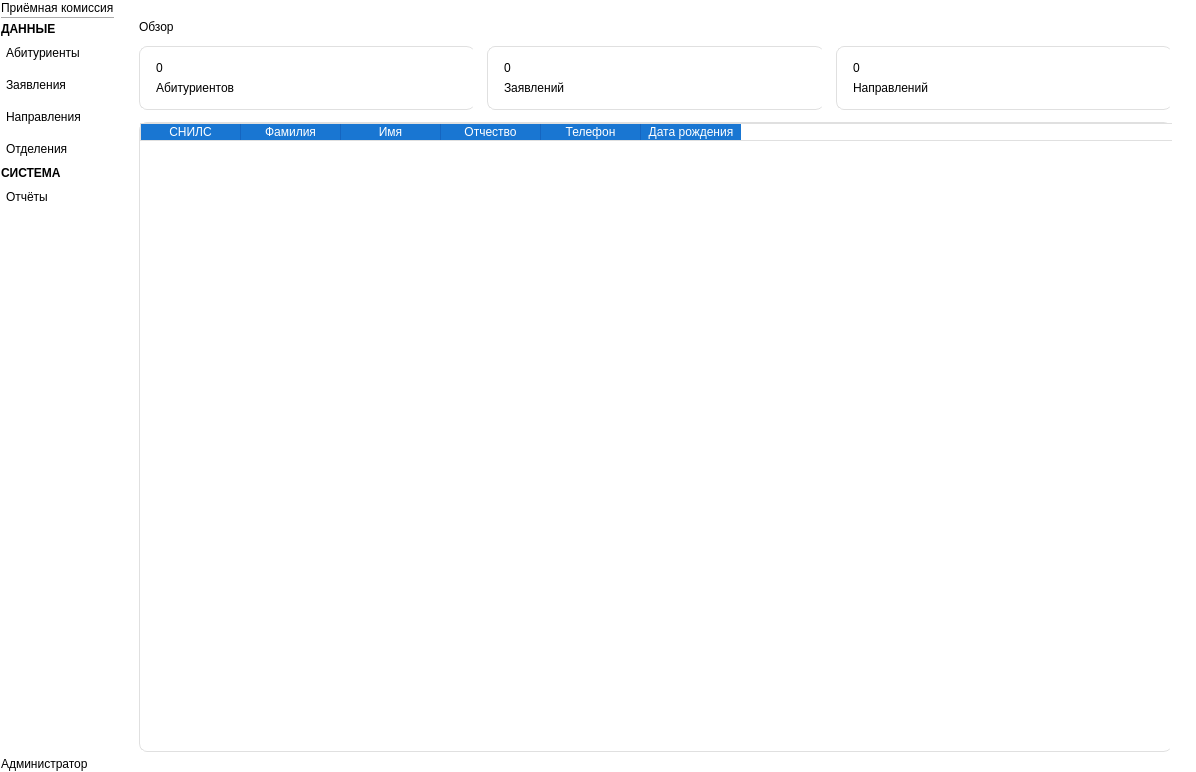
<?xml version="1.0" encoding="UTF-8"?>
<ui version="4.0">
 <class>MainWindow</class>
 <widget class="QMainWindow" name="MainWindow">
  <property name="geometry">
   <rect>
    <x>0</x>
    <y>0</y>
    <width>1196</width>
    <height>772</height>
   </rect>
  </property>
  <property name="windowTitle">
   <string>Приёмная комиссия</string>
  </property>
  <property name="styleSheet">
   <string notr="true">QMainWindow {
	background-color: rgb(255, 255, 255);
}
QLabel {
	color: rgb(0, 0, 0)
}
QPushButton {
    background-color: #1976D2;
    color: #FFFFFF;
    border: none;
    border-radius: 3px;
	min-height: 20px;
}
QPushButton:hover {
    background-color: #1565C0;
}
QPushButton:pressed {
    background-color: #0D47A1;
}

QFrame  #statCard1, #statCard2, #statCard3{
    background-color: #F5F5F5;
    border: 1px solid #E0E0E0;
    border-radius: 8px;
}

QLineEdit {
	background-color: #F5F5F5;
    border: 1px solid #E0E0E0;
    border-radius: 8px;
	color: #000000;
	min-height: 20px;
}

QTableWidget {
    background-color: #FFFFFF;
    border: 1px solid #E0E0E0;
    border-radius: 8px;
    gridline-color: #F0F0F0;
}

QHeaderView::section:horizontal {
    background-color: #1976D2;
    color: #FFFFFF;
    border: none;
    border-right: 1px solid #1565C0;
}
QHeaderView::section:horizontal:last {
    border-right: none;
}

QTableWidget::item {
    color: #424242;
}

QComboBox {
	background-color: rgb(255, 255, 255);
	border: 1px solid #E0E0E0;
	border-radius: 6px;
	padding: 5px;
	color: #000000;
}

QAbstractItemView {
	background-color: rgb(255, 255, 255);
	border: 1px solid #E0E0E0;
	padding: 0;
	color: rgb(0, 0, 0)
}

QAbstractItemView::item:selected {
	background-color: #1976D2;
	color: #FFFFFF
}

QMessageBox {
    background-color: #FFFFFF;
}
QMessageBox QLabel {
    color: #000000;
}
QMessageBox QPushButton {
    background-color: #1976D2;
    color: #FFFFFF;
    min-width: 60px;
}

</string>
  </property>
  <widget class="QWidget" name="centralWidget">
   <property name="styleSheet">
    <string notr="true">background-color: rgb(255, 255, 255);
border-right: 1 px, #E0E0E0;</string>
   </property>
   <layout class="QHBoxLayout" name="rootLayout">
    <property name="spacing">
     <number>0</number>
    </property>
    <property name="leftMargin">
     <number>0</number>
    </property>
    <property name="topMargin">
     <number>0</number>
    </property>
    <property name="rightMargin">
     <number>0</number>
    </property>
    <property name="bottomMargin">
     <number>0</number>
    </property>
    <item>
     <widget class="QFrame" name="sidebarFrame">
      <property name="styleSheet">
       <string notr="true">#sidebarFrame QPushButton {
background-color:transparent;
color: rgb(0, 0, 0);
border: none;
text-align:left;
padding:5px;
}

#sidebarFrame QPushButton:hover {
background-color:#F5F5F5;
}

#sidebarFrame QPushButton:checked {
	background-color:#1976D2;
	color:#ffffff;
}</string>
      </property>
      <layout class="QVBoxLayout" name="sidebarLayout">
       <property name="spacing">
        <number>2</number>
       </property>
       <property name="leftMargin">
        <number>1</number>
       </property>
       <property name="topMargin">
        <number>1</number>
       </property>
       <property name="rightMargin">
        <number>1</number>
       </property>
       <property name="bottomMargin">
        <number>1</number>
       </property>
       <item>
        <widget class="QLabel" name="appTitle">
         <property name="text">
          <string>Приёмная комиссия</string>
         </property>
         <property name="margin">
          <number>16</number>
         </property>
        </widget>
       </item>
       <item>
        <widget class="QFrame" name="divider">
         <property name="frameShape">
          <enum>QFrame::Shape::HLine</enum>
         </property>
         <property name="frameShadow">
          <enum>QFrame::Shadow::Sunken</enum>
         </property>
        </widget>
       </item>
       <item>
        <widget class="QLabel" name="lblData">
         <property name="font">
          <font>
           <bold>true</bold>
          </font>
         </property>
         <property name="text">
          <string>ДАННЫЕ</string>
         </property>
         <property name="margin">
          <number>8</number>
         </property>
        </widget>
       </item>
       <item>
        <widget class="QPushButton" name="btnApplicants">
         <property name="mouseTracking">
          <bool>true</bool>
         </property>
         <property name="text">
          <string>Абитуриенты</string>
         </property>
         <property name="checkable">
          <bool>true</bool>
         </property>
         <property name="checked">
          <bool>false</bool>
         </property>
         <property name="flat">
          <bool>true</bool>
         </property>
        </widget>
       </item>
       <item>
        <widget class="QPushButton" name="btnApplications">
         <property name="mouseTracking">
          <bool>true</bool>
         </property>
         <property name="text">
          <string>Заявления</string>
         </property>
         <property name="checkable">
          <bool>true</bool>
         </property>
         <property name="checked">
          <bool>false</bool>
         </property>
         <property name="flat">
          <bool>true</bool>
         </property>
        </widget>
       </item>
       <item>
        <widget class="QPushButton" name="btnDirections">
         <property name="mouseTracking">
          <bool>true</bool>
         </property>
         <property name="text">
          <string>Направления</string>
         </property>
         <property name="checkable">
          <bool>true</bool>
         </property>
         <property name="checked">
          <bool>false</bool>
         </property>
         <property name="flat">
          <bool>true</bool>
         </property>
        </widget>
       </item>
       <item>
        <widget class="QPushButton" name="btnDepartments">
         <property name="mouseTracking">
          <bool>true</bool>
         </property>
         <property name="text">
          <string>Отделения</string>
         </property>
         <property name="checkable">
          <bool>true</bool>
         </property>
         <property name="checked">
          <bool>false</bool>
         </property>
         <property name="flat">
          <bool>true</bool>
         </property>
        </widget>
       </item>
       <item>
        <widget class="QLabel" name="lblSystem">
         <property name="font">
          <font>
           <bold>true</bold>
          </font>
         </property>
         <property name="text">
          <string>СИСТЕМА</string>
         </property>
         <property name="margin">
          <number>8</number>
         </property>
        </widget>
       </item>
       <item>
        <widget class="QPushButton" name="btnReports">
         <property name="mouseTracking">
          <bool>true</bool>
         </property>
         <property name="styleSheet">
          <string notr="true"/>
         </property>
         <property name="text">
          <string>Отчёты</string>
         </property>
         <property name="checkable">
          <bool>true</bool>
         </property>
         <property name="checked">
          <bool>false</bool>
         </property>
         <property name="flat">
          <bool>true</bool>
         </property>
        </widget>
       </item>
       <item>
        <spacer>
         <property name="orientation">
          <enum>Qt::Orientation::Vertical</enum>
         </property>
         <property name="sizeHint" stdset="0">
          <size>
           <width>0</width>
           <height>40</height>
          </size>
         </property>
        </spacer>
       </item>
       <item>
        <widget class="QLabel" name="lblUser">
         <property name="text">
          <string>Администратор</string>
         </property>
        </widget>
       </item>
      </layout>
     </widget>
    </item>
    <item>
     <widget class="QStackedWidget" name="stackedWidget">
      <property name="styleSheet">
       <string notr="true">QPushButton {
	padding:5px;
	background-color: #1976D2
}

QPushButton:hover {
	border-color:#1976D2
	border:2px
}</string>
      </property>
      <property name="currentIndex">
       <number>0</number>
      </property>
      <widget class="QWidget" name="pageDashboard">
       <layout class="QVBoxLayout">
        <property name="spacing">
         <number>12</number>
        </property>
        <property name="leftMargin">
         <number>24</number>
        </property>
        <property name="topMargin">
         <number>20</number>
        </property>
        <property name="rightMargin">
         <number>24</number>
        </property>
        <property name="bottomMargin">
         <number>20</number>
        </property>
        <item>
         <widget class="QLabel" name="titleDashboard">
          <property name="text">
           <string>Обзор</string>
          </property>
         </widget>
        </item>
        <item>
         <layout class="QHBoxLayout" name="statsDashboard">
          <property name="spacing">
           <number>12</number>
          </property>
          <item>
           <widget class="QFrame" name="statCard1">
            <property name="frameShape">
             <enum>QFrame::Shape::StyledPanel</enum>
            </property>
            <layout class="QVBoxLayout">
             <property name="leftMargin">
              <number>16</number>
             </property>
             <property name="topMargin">
              <number>14</number>
             </property>
             <property name="rightMargin">
              <number>16</number>
             </property>
             <property name="bottomMargin">
              <number>14</number>
             </property>
             <item>
              <widget class="QLabel" name="statVal1">
               <property name="text">
                <string>0</string>
               </property>
              </widget>
             </item>
             <item>
              <widget class="QLabel" name="statLbl1">
               <property name="text">
                <string>Абитуриентов</string>
               </property>
              </widget>
             </item>
            </layout>
           </widget>
          </item>
          <item>
           <widget class="QFrame" name="statCard2">
            <property name="frameShape">
             <enum>QFrame::Shape::StyledPanel</enum>
            </property>
            <layout class="QVBoxLayout">
             <property name="leftMargin">
              <number>16</number>
             </property>
             <property name="topMargin">
              <number>14</number>
             </property>
             <property name="rightMargin">
              <number>16</number>
             </property>
             <property name="bottomMargin">
              <number>14</number>
             </property>
             <item>
              <widget class="QLabel" name="statVal2">
               <property name="text">
                <string>0</string>
               </property>
              </widget>
             </item>
             <item>
              <widget class="QLabel" name="statLbl2">
               <property name="text">
                <string>Заявлений</string>
               </property>
              </widget>
             </item>
            </layout>
           </widget>
          </item>
          <item>
           <widget class="QFrame" name="statCard3">
            <property name="frameShape">
             <enum>QFrame::Shape::StyledPanel</enum>
            </property>
            <layout class="QVBoxLayout">
             <property name="leftMargin">
              <number>16</number>
             </property>
             <property name="topMargin">
              <number>14</number>
             </property>
             <property name="rightMargin">
              <number>16</number>
             </property>
             <property name="bottomMargin">
              <number>14</number>
             </property>
             <item>
              <widget class="QLabel" name="statVal3">
               <property name="text">
                <string>0</string>
               </property>
              </widget>
             </item>
             <item>
              <widget class="QLabel" name="statLbl3">
               <property name="text">
                <string>Направлений</string>
               </property>
              </widget>
             </item>
            </layout>
           </widget>
          </item>
         </layout>
        </item>
        <item>
         <widget class="QTableWidget" name="tableDashboard">
          <property name="autoFillBackground">
           <bool>false</bool>
          </property>
          <property name="editTriggers">
           <set>QAbstractItemView::EditTrigger::NoEditTriggers</set>
          </property>
          <property name="selectionBehavior">
           <enum>QAbstractItemView::SelectionBehavior::SelectRows</enum>
          </property>
          <property name="showGrid">
           <bool>false</bool>
          </property>
          <property name="rowCount">
           <number>0</number>
          </property>
          <property name="columnCount">
           <number>6</number>
          </property>
          <column>
           <property name="text">
            <string>СНИЛС</string>
           </property>
          </column>
          <column>
           <property name="text">
            <string>Фамилия</string>
           </property>
          </column>
          <column>
           <property name="text">
            <string>Имя</string>
           </property>
          </column>
          <column>
           <property name="text">
            <string>Отчество</string>
           </property>
          </column>
          <column>
           <property name="text">
            <string>Телефон</string>
           </property>
          </column>
          <column>
           <property name="text">
            <string>Дата рождения</string>
           </property>
          </column>
         </widget>
        </item>
       </layout>
      </widget>
      <widget class="QWidget" name="pageApplicants">
       <layout class="QVBoxLayout">
        <property name="spacing">
         <number>12</number>
        </property>
        <property name="leftMargin">
         <number>24</number>
        </property>
        <property name="topMargin">
         <number>20</number>
        </property>
        <property name="rightMargin">
         <number>24</number>
        </property>
        <property name="bottomMargin">
         <number>20</number>
        </property>
        <item>
         <layout class="QHBoxLayout">
          <property name="spacing">
           <number>10</number>
          </property>
          <item>
           <widget class="QLabel" name="titleApplicants">
            <property name="text">
             <string>Абитуриенты</string>
            </property>
           </widget>
          </item>
          <item>
           <spacer>
            <property name="orientation">
             <enum>Qt::Orientation::Horizontal</enum>
            </property>
            <property name="sizeHint" stdset="0">
             <size>
              <width>40</width>
              <height>20</height>
             </size>
            </property>
           </spacer>
          </item>
          <item>
           <widget class="QLineEdit" name="searchApplicants">
            <property name="minimumSize">
             <size>
              <width>0</width>
              <height>22</height>
             </size>
            </property>
            <property name="baseSize">
             <size>
              <width>0</width>
              <height>0</height>
             </size>
            </property>
            <property name="text">
             <string/>
            </property>
            <property name="placeholderText">
             <string>Поиск...</string>
            </property>
           </widget>
          </item>
          <item>
           <widget class="QComboBox" name="cmbGender">
            <property name="minimumSize">
             <size>
              <width>105</width>
              <height>0</height>
             </size>
            </property>
            <item>
             <property name="text">
              <string>Выберите пол</string>
             </property>
            </item>
            <item>
             <property name="text">
              <string>Мужской</string>
             </property>
            </item>
            <item>
             <property name="text">
              <string>Женский</string>
             </property>
            </item>
           </widget>
          </item>
          <item>
           <widget class="QComboBox" name="cmbCertificate">
            <property name="minimumSize">
             <size>
              <width>130</width>
              <height>0</height>
             </size>
            </property>
            <item>
             <property name="text">
              <string>Выберите справку</string>
             </property>
            </item>
            <item>
             <property name="text">
              <string>Есть</string>
             </property>
            </item>
            <item>
             <property name="text">
              <string>Нет</string>
             </property>
            </item>
           </widget>
          </item>
          <item>
           <widget class="QComboBox" name="cmbPhoto">
            <property name="minimumSize">
             <size>
              <width>115</width>
              <height>0</height>
             </size>
            </property>
            <item>
             <property name="text">
              <string>Выберите фото</string>
             </property>
            </item>
            <item>
             <property name="text">
              <string>Есть</string>
             </property>
            </item>
            <item>
             <property name="text">
              <string>Нет</string>
             </property>
            </item>
           </widget>
          </item>
          <item>
           <widget class="QPushButton" name="btnSearchApplicant">
            <property name="text">
             <string>Поиск</string>
            </property>
           </widget>
          </item>
         </layout>
        </item>
        <item>
         <widget class="QTableWidget" name="tableApplicants">
          <property name="editTriggers">
           <set>QAbstractItemView::EditTrigger::NoEditTriggers</set>
          </property>
          <property name="selectionBehavior">
           <enum>QAbstractItemView::SelectionBehavior::SelectRows</enum>
          </property>
          <property name="showGrid">
           <bool>false</bool>
          </property>
          <property name="rowCount">
           <number>0</number>
          </property>
          <property name="columnCount">
           <number>6</number>
          </property>
          <column>
           <property name="text">
            <string>СНИЛС</string>
           </property>
          </column>
          <column>
           <property name="text">
            <string>Фамилия</string>
           </property>
          </column>
          <column>
           <property name="text">
            <string>Имя</string>
           </property>
          </column>
          <column>
           <property name="text">
            <string>Отчество</string>
           </property>
          </column>
          <column>
           <property name="text">
            <string>Телефон</string>
           </property>
          </column>
          <column>
           <property name="text">
            <string>Дата рождения</string>
           </property>
          </column>
         </widget>
        </item>
        <item>
         <layout class="QHBoxLayout">
          <property name="spacing">
           <number>10</number>
          </property>
          <item>
           <widget class="QPushButton" name="btnEditApplicant">
            <property name="text">
             <string>Редактировать</string>
            </property>
           </widget>
          </item>
          <item>
           <widget class="QPushButton" name="btnDeleteApplicant">
            <property name="text">
             <string>Удалить</string>
            </property>
           </widget>
          </item>
          <item>
           <widget class="QPushButton" name="btnAddApplicant">
            <property name="text">
             <string>Добавить</string>
            </property>
           </widget>
          </item>
          <item>
           <widget class="QPushButton" name="btnUpdateApplicant">
            <property name="text">
             <string>Обновить</string>
            </property>
           </widget>
          </item>
          <item>
           <spacer>
            <property name="orientation">
             <enum>Qt::Orientation::Horizontal</enum>
            </property>
            <property name="sizeHint" stdset="0">
             <size>
              <width>40</width>
              <height>20</height>
             </size>
            </property>
           </spacer>
          </item>
         </layout>
        </item>
       </layout>
      </widget>
      <widget class="QWidget" name="pageApplications">
       <layout class="QVBoxLayout">
        <property name="spacing">
         <number>12</number>
        </property>
        <property name="leftMargin">
         <number>24</number>
        </property>
        <property name="topMargin">
         <number>20</number>
        </property>
        <property name="rightMargin">
         <number>24</number>
        </property>
        <property name="bottomMargin">
         <number>20</number>
        </property>
        <item>
         <layout class="QHBoxLayout">
          <property name="spacing">
           <number>10</number>
          </property>
          <item>
           <widget class="QLabel" name="titleApplications">
            <property name="text">
             <string>Заявления</string>
            </property>
           </widget>
          </item>
          <item>
           <spacer>
            <property name="orientation">
             <enum>Qt::Orientation::Horizontal</enum>
            </property>
            <property name="sizeHint" stdset="0">
             <size>
              <width>40</width>
              <height>20</height>
             </size>
            </property>
           </spacer>
          </item>
          <item>
           <widget class="QLineEdit" name="searchApplication">
            <property name="minimumSize">
             <size>
              <width>0</width>
              <height>22</height>
             </size>
            </property>
            <property name="placeholderText">
             <string>Поиск...</string>
            </property>
           </widget>
          </item>
          <item>
           <widget class="QComboBox" name="cmbBenefit">
            <item>
             <property name="text">
              <string>Выберите льготу</string>
             </property>
            </item>
            <item>
             <property name="text">
              <string>Льгота для инвалидов</string>
             </property>
            </item>
            <item>
             <property name="text">
              <string>Льгота для сирот</string>
             </property>
            </item>
            <item>
             <property name="text">
              <string>Льгота для детей участников СВО</string>
             </property>
            </item>
           </widget>
          </item>
          <item>
           <widget class="QPushButton" name="btnSearchApplicataion">
            <property name="text">
             <string>Поиск</string>
            </property>
           </widget>
          </item>
         </layout>
        </item>
        <item>
         <widget class="QTableWidget" name="tableApplications">
          <property name="editTriggers">
           <set>QAbstractItemView::EditTrigger::NoEditTriggers</set>
          </property>
          <property name="selectionBehavior">
           <enum>QAbstractItemView::SelectionBehavior::SelectRows</enum>
          </property>
          <property name="showGrid">
           <bool>false</bool>
          </property>
          <property name="rowCount">
           <number>0</number>
          </property>
          <property name="columnCount">
           <number>5</number>
          </property>
          <column>
           <property name="text">
            <string>Номер</string>
           </property>
          </column>
          <column>
           <property name="text">
            <string>Абитуриент</string>
           </property>
          </column>
          <column>
           <property name="text">
            <string>Направление</string>
           </property>
          </column>
          <column>
           <property name="text">
            <string>Дата подачи</string>
           </property>
          </column>
          <column>
           <property name="text">
            <string>Статус</string>
           </property>
          </column>
         </widget>
        </item>
        <item>
         <layout class="QHBoxLayout">
          <property name="spacing">
           <number>10</number>
          </property>
          <item>
           <widget class="QPushButton" name="btnEditApplication">
            <property name="text">
             <string>Редактировать</string>
            </property>
           </widget>
          </item>
          <item>
           <widget class="QPushButton" name="btnDeleteApplication">
            <property name="text">
             <string>Удалить</string>
            </property>
           </widget>
          </item>
          <item>
           <widget class="QPushButton" name="btnAddApplication">
            <property name="text">
             <string>Добавить</string>
            </property>
           </widget>
          </item>
          <item>
           <widget class="QPushButton" name="btnUpdateApplication">
            <property name="text">
             <string>Обновить</string>
            </property>
           </widget>
          </item>
          <item>
           <spacer>
            <property name="orientation">
             <enum>Qt::Orientation::Horizontal</enum>
            </property>
            <property name="sizeHint" stdset="0">
             <size>
              <width>40</width>
              <height>20</height>
             </size>
            </property>
           </spacer>
          </item>
         </layout>
        </item>
       </layout>
      </widget>
      <widget class="QWidget" name="pageDirections">
       <layout class="QVBoxLayout">
        <property name="spacing">
         <number>12</number>
        </property>
        <property name="leftMargin">
         <number>24</number>
        </property>
        <property name="topMargin">
         <number>20</number>
        </property>
        <property name="rightMargin">
         <number>24</number>
        </property>
        <property name="bottomMargin">
         <number>20</number>
        </property>
        <item>
         <layout class="QHBoxLayout">
          <property name="spacing">
           <number>10</number>
          </property>
          <item>
           <widget class="QLabel" name="titleDirections">
            <property name="text">
             <string>Направления</string>
            </property>
           </widget>
          </item>
          <item>
           <spacer>
            <property name="orientation">
             <enum>Qt::Orientation::Horizontal</enum>
            </property>
            <property name="sizeHint" stdset="0">
             <size>
              <width>40</width>
              <height>20</height>
             </size>
            </property>
           </spacer>
          </item>
          <item>
           <widget class="QLineEdit" name="searchDirections">
            <property name="placeholderText">
             <string>Поиск...</string>
            </property>
           </widget>
          </item>
          <item>
           <widget class="QComboBox" name="cmbDirection">
            <item>
             <property name="text">
              <string>Выберите название отделения</string>
             </property>
            </item>
           </widget>
          </item>
          <item>
           <widget class="QPushButton" name="btnSearchDirection">
            <property name="text">
             <string>Поиск</string>
            </property>
           </widget>
          </item>
         </layout>
        </item>
        <item>
         <widget class="QTableWidget" name="tableDirections">
          <property name="editTriggers">
           <set>QAbstractItemView::EditTrigger::NoEditTriggers</set>
          </property>
          <property name="selectionBehavior">
           <enum>QAbstractItemView::SelectionBehavior::SelectRows</enum>
          </property>
          <property name="showGrid">
           <bool>false</bool>
          </property>
          <property name="rowCount">
           <number>0</number>
          </property>
          <property name="columnCount">
           <number>6</number>
          </property>
          <column>
           <property name="text">
            <string>Код</string>
           </property>
          </column>
          <column>
           <property name="text">
            <string>Название</string>
           </property>
          </column>
          <column>
           <property name="text">
            <string>Отделение</string>
           </property>
          </column>
          <column>
           <property name="text">
            <string>Мест</string>
           </property>
          </column>
          <column>
           <property name="text">
            <string>Зачислено</string>
           </property>
          </column>
          <column>
           <property name="text">
            <string>Свободно</string>
           </property>
          </column>
         </widget>
        </item>
        <item>
         <layout class="QHBoxLayout">
          <property name="spacing">
           <number>10</number>
          </property>
          <item>
           <widget class="QPushButton" name="btnEditDirection">
            <property name="text">
             <string>Редактировать</string>
            </property>
           </widget>
          </item>
          <item>
           <widget class="QPushButton" name="btnDeleteDirection">
            <property name="text">
             <string>Удалить</string>
            </property>
           </widget>
          </item>
          <item>
           <widget class="QPushButton" name="btnAddDirection">
            <property name="text">
             <string>Добавить</string>
            </property>
           </widget>
          </item>
          <item>
           <widget class="QPushButton" name="btnUpdateDirection">
            <property name="text">
             <string>Обновить</string>
            </property>
           </widget>
          </item>
          <item>
           <spacer>
            <property name="orientation">
             <enum>Qt::Orientation::Horizontal</enum>
            </property>
            <property name="sizeHint" stdset="0">
             <size>
              <width>40</width>
              <height>20</height>
             </size>
            </property>
           </spacer>
          </item>
         </layout>
        </item>
       </layout>
      </widget>
      <widget class="QWidget" name="pageDepartments">
       <layout class="QVBoxLayout">
        <property name="spacing">
         <number>12</number>
        </property>
        <property name="leftMargin">
         <number>24</number>
        </property>
        <property name="topMargin">
         <number>20</number>
        </property>
        <property name="rightMargin">
         <number>24</number>
        </property>
        <property name="bottomMargin">
         <number>20</number>
        </property>
        <item>
         <layout class="QHBoxLayout">
          <property name="spacing">
           <number>10</number>
          </property>
          <item>
           <widget class="QLabel" name="titleDepartments">
            <property name="text">
             <string>Отделения</string>
            </property>
           </widget>
          </item>
          <item>
           <spacer>
            <property name="orientation">
             <enum>Qt::Orientation::Horizontal</enum>
            </property>
            <property name="sizeHint" stdset="0">
             <size>
              <width>40</width>
              <height>20</height>
             </size>
            </property>
           </spacer>
          </item>
          <item>
           <widget class="QLineEdit" name="searchDepartments">
            <property name="placeholderText">
             <string>Поиск...</string>
            </property>
           </widget>
          </item>
          <item>
           <widget class="QPushButton" name="btnSearchDepartment">
            <property name="text">
             <string>Поиск</string>
            </property>
           </widget>
          </item>
         </layout>
        </item>
        <item>
         <widget class="QTableWidget" name="tableDepartments">
          <property name="editTriggers">
           <set>QAbstractItemView::EditTrigger::NoEditTriggers</set>
          </property>
          <property name="selectionBehavior">
           <enum>QAbstractItemView::SelectionBehavior::SelectRows</enum>
          </property>
          <property name="showGrid">
           <bool>false</bool>
          </property>
          <property name="rowCount">
           <number>0</number>
          </property>
          <property name="columnCount">
           <number>4</number>
          </property>
          <column>
           <property name="text">
            <string>Отделение</string>
           </property>
          </column>
          <column>
           <property name="text">
            <string>Заведующий</string>
           </property>
          </column>
          <column>
           <property name="text">
            <string>Направлений</string>
           </property>
          </column>
          <column>
           <property name="text">
            <string>Студентов</string>
           </property>
          </column>
         </widget>
        </item>
        <item>
         <layout class="QHBoxLayout">
          <property name="spacing">
           <number>10</number>
          </property>
          <item>
           <widget class="QPushButton" name="btnEditDepartment">
            <property name="text">
             <string>Редактировать</string>
            </property>
           </widget>
          </item>
          <item>
           <widget class="QPushButton" name="btnDeleteDepartment">
            <property name="text">
             <string>Удалить</string>
            </property>
           </widget>
          </item>
          <item>
           <widget class="QPushButton" name="btnAddDepartment">
            <property name="text">
             <string>Добавить</string>
            </property>
           </widget>
          </item>
          <item>
           <widget class="QPushButton" name="btnUpdateDepartment">
            <property name="text">
             <string>Обновить</string>
            </property>
           </widget>
          </item>
          <item>
           <spacer>
            <property name="orientation">
             <enum>Qt::Orientation::Horizontal</enum>
            </property>
            <property name="sizeHint" stdset="0">
             <size>
              <width>40</width>
              <height>20</height>
             </size>
            </property>
           </spacer>
          </item>
          <item>
           <widget class="QPushButton" name="btnExportDepartments">
            <property name="text">
             <string>Экспорт</string>
            </property>
           </widget>
          </item>
         </layout>
        </item>
       </layout>
      </widget>
      <widget class="QWidget" name="pageReports">
       <layout class="QVBoxLayout">
        <property name="spacing">
         <number>12</number>
        </property>
        <property name="leftMargin">
         <number>24</number>
        </property>
        <property name="topMargin">
         <number>20</number>
        </property>
        <property name="rightMargin">
         <number>24</number>
        </property>
        <property name="bottomMargin">
         <number>20</number>
        </property>
        <item>
         <widget class="QLabel" name="titleReports">
          <property name="text">
           <string>Отчёты</string>
          </property>
         </widget>
        </item>
        <item>
         <widget class="QPushButton" name="btnRepApplications">
          <property name="text">
           <string>Сформировать: Список заявлений</string>
          </property>
         </widget>
        </item>
        <item>
         <widget class="QPushButton" name="btnRepDirections">
          <property name="text">
           <string>Сформировать: Конкурс по направлениям</string>
          </property>
         </widget>
        </item>
        <item>
         <widget class="QPushButton" name="btnRepEnrollment">
          <property name="text">
           <string>Сформировать: Приказ о зачислении</string>
          </property>
         </widget>
        </item>
        <item>
         <spacer>
          <property name="orientation">
           <enum>Qt::Orientation::Vertical</enum>
          </property>
          <property name="sizeHint" stdset="0">
           <size>
            <width>0</width>
            <height>40</height>
           </size>
          </property>
         </spacer>
        </item>
       </layout>
      </widget>
     </widget>
    </item>
   </layout>
  </widget>
 </widget>
 <resources/>
 <connections/>
</ui>
